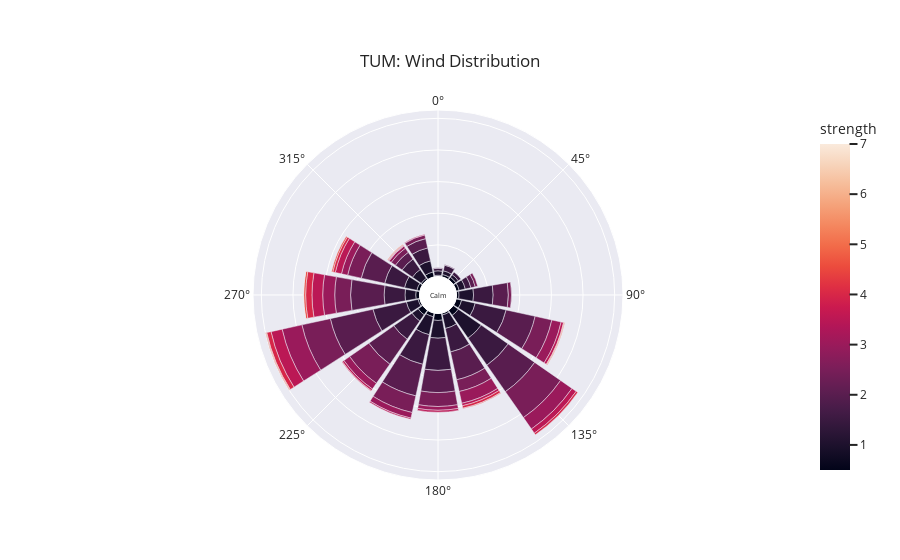
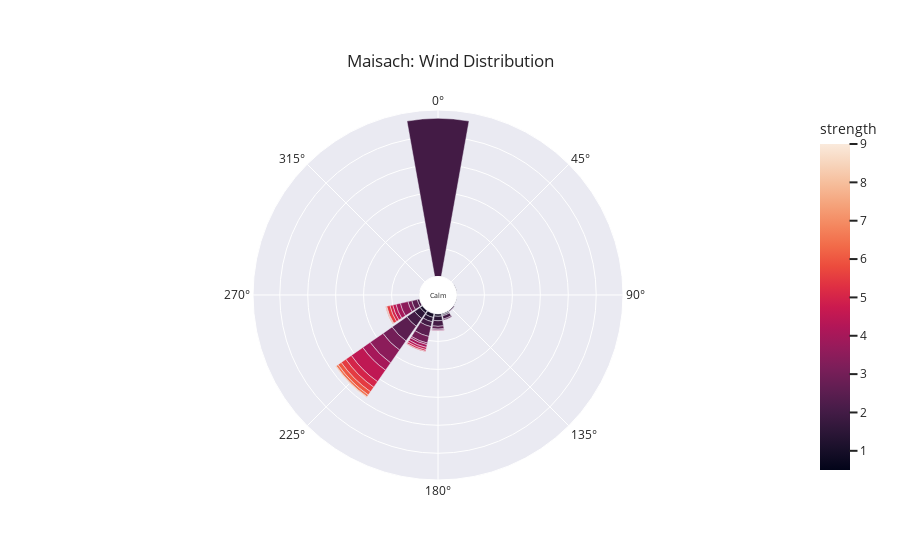
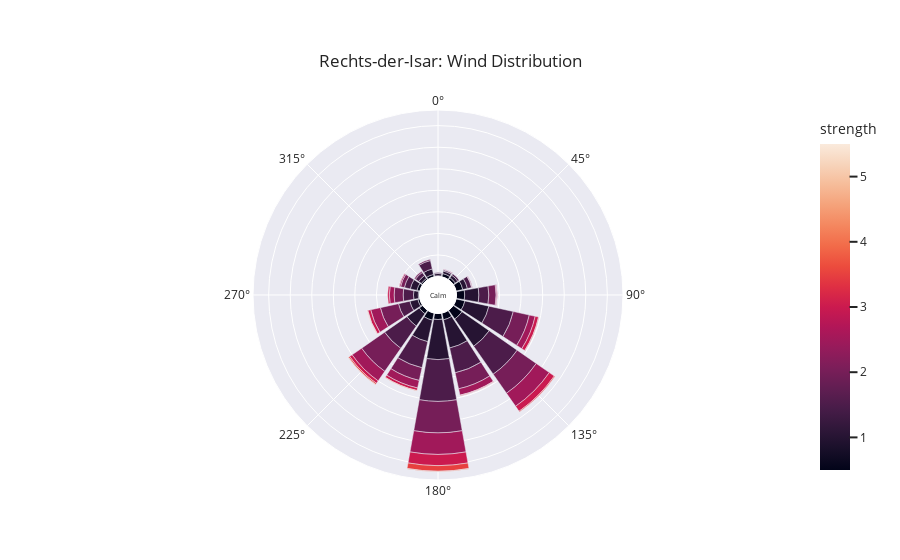
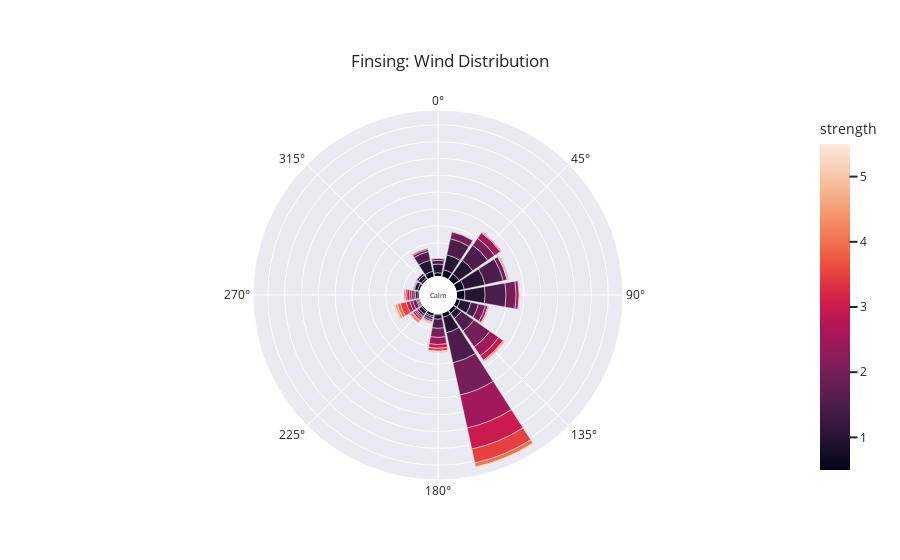

The notebook cell saved with these charts, in order:
### Code cell
# plot wind at 3m pole inlet
plot_wind_rose(df,6, 'TUM')
# Maisach
plot_wind_rose(df,1, 'Maisach')
# Rechts-der-Isar
plot_wind_rose(df,2, 'Rechts-der-Isar')
# Finsing
plot_wind_rose(df,15, 'Finsing')
# Großhadern
plot_wind_rose(df,4, 'Großhadern')
# Großhadern
plot_wind_rose(df,5, 'Pasing')
# Feldkirchen
plot_wind_rose(df,7, 'Feldkirchen')
# Taufkirchen
plot_wind_rose(df,8, 'Taufkirchen')
# Finsing
plot_wind_rose(df,14, 'DLR')

### Figure 1 — Plotly figure (JSON) as saved in the notebook; plotly's stock layout.template omitted (floating-point values rounded to 4 significant figures)
{"data": [{"hovertemplate": "count=%{r}<br>cardinal_direction=%{theta}<br>strength=%{marker.color}<extra></extra>", "legendgroup": "", "marker": {"color": [0.5, 0.5, 0.5, 0.5, 0.5, 0.5, 0.5, 0.5, 0.5, 0.5, 0.5, 0.5, 0.5, 0.5, 0.5, 0.5, 1, 1, 1, 1, 1, 1, 1, 1, 1, 1, 1, 1, 1, 1, 1, 1, 1.5, 1.5, 1.5, 1.5, 1.5, 1.5, 1.5, 1.5, 1.5, 1.5, 1.5, 1.5, 1.5, 1.5, 1.5, 1.5, 2, 2, 2, 2, 2, 2, 2, 2, 2, 2, 2, 2, 2, 2, 2, 2.5, 2.5, 2.5, 2.5, 2.5, 2.5, 2.5, 2.5, 2.5, 2.5, 2.5, 2.5, 2.5, 3, 3, 3, 3, 3, 3, 3, 3, 3, 3, 3.5, 3.5, 3.5, 3.5, 3.5, 3.5, 3.5, 3.5, 3.5, 3.5, 3.5, 4, 4, 4, 4, 4, 4, 4, 4.5, 4.5, 4.5, 4.5, 4.5, 5, 5, 5, 7], "coloraxis": "coloraxis", "pattern": {"shape": ""}}, "name": "", "r": [2, 4, 3, 5, 3, 10, 5, 4, 6, 9, 8, 11, 6, 9, 5, 3, 19, 28, 12, 17, 22, 18, 7, 6, 5, 17, 10, 44, 23, 22, 29, 20, 20, 38, 52, 9, 50, 33, 51, 35, 54, 5, 32, 21, 9, 48, 4, 31, 69, 53, 24, 48, 35, 38, 47, 45, 1, 13, 51, 7, 1, 51, 15, 27, 8, 5, 46, 4, 6, 19, 50, 37, 22, 22, 27, 25, 19, 4, 11, 22, 10, 6, 15, 19, 9, 32, 1, 10, 2, 17, 8, 4, 3, 1, 3, 18, 4, 4, 7, 4, 10, 3, 1, 1, 2, 1, 3, 1, 1, 1, 1, 1, 1], "showlegend": false, "subplot": "polar", "theta": [0, 22.5, 157.5, 67.5, 315, 135, 292.5, 90, 202.5, 225, 337.5, 180, 270, 112.5, 45, 247.5, 247.5, 180, 225, 270, 157.5, 337.5, 0, 22.5, 45, 315, 67.5, 135, 90, 112.5, 202.5, 292.5, 315, 157.5, 135, 67.5, 112.5, 270, 180, 225, 247.5, 45, 292.5, 337.5, 22.5, 202.5, 0, 90, 247.5, 270, 90, 225, 180, 292.5, 112.5, 157.5, 22.5, 315, 135, 67.5, 0, 202.5, 337.5, 202.5, 315, 90, 247.5, 67.5, 337.5, 157.5, 135, 225, 180, 292.5, 112.5, 270, 270, 315, 225, 135, 292.5, 180, 112.5, 157.5, 202.5, 247.5, 337.5, 292.5, 202.5, 270, 135, 157.5, 225, 315, 180, 247.5, 112.5, 292.5, 247.5, 157.5, 270, 135, 315, 225, 292.5, 157.5, 270, 247.5, 112.5, 112.5, 315, 247.5, 270], "type": "barpolar"}], "layout": {"annotations": [{"font": {"size": 7}, "showarrow": false, "text": "Calm", "x": 0.5, "y": 0.5}], "barmode": "relative", "coloraxis": {"colorbar": {"title": {"text": "strength"}}, "colorscale": [[0, "rgb(2,4,25)"], [0.0625, "rgb(24,15,41)"], [0.125, "rgb(47,23,57)"], [0.1875, "rgb(71,28,72)"], [0.25, "rgb(97,30,82)"], [0.3125, "rgb(123,30,89)"], [0.375, "rgb(150,27,91)"], [0.4375, "rgb(177,22,88)"], [0.5, "rgb(203,26,79)"], [0.5625, "rgb(223,47,67)"], [0.625, "rgb(236,76,61)"], [0.6875, "rgb(242,107,73)"], [0.75, "rgb(244,135,95)"], [0.8125, "rgb(245,162,122)"], [0.875, "rgb(246,188,153)"], [0.9375, "rgb(247,212,187)"], [1, "rgb(250,234,220)"]]}, "legend": {"font": {"size": 14}, "orientation": "h", "tracegroupgap": 0, "x": 0.5, "xanchor": "center", "y": -0.1, "yanchor": "middle"}, "margin": {"t": 110}, "polar": {"angularaxis": {"direction": "clockwise", "rotation": 90}, "domain": {"x": [0, 1], "y": [0, 1]}, "hole": 0.1, "radialaxis": {"linewidth": 0, "showticklabels": false, "ticks": ""}}, "title": {"text": "TUM: Wind Distribution", "xanchor": "center", "yanchor": "top"}}}

### Figure 2 — Plotly figure (JSON) as saved in the notebook; plotly's stock layout.template omitted (floating-point values rounded to 4 significant figures)
{"data": [{"hovertemplate": "count=%{r}<br>cardinal_direction=%{theta}<br>strength=%{marker.color}<extra></extra>", "legendgroup": "", "marker": {"color": [0.5, 0.5, 0.5, 0.5, 0.5, 1, 1, 1, 1, 1, 1, 1, 1, 1, 1.5, 1.5, 1.5, 1.5, 2, 2, 2, 2, 2, 2, 2.5, 2.5, 2.5, 2.5, 2.5, 2.5, 3, 3, 3, 3, 3.5, 3.5, 3.5, 4, 4, 4, 4, 4.5, 4.5, 4.5, 5, 5, 5, 5.5, 5.5, 5.5, 6, 6, 6.5, 6.5, 7, 7.5, 9], "coloraxis": "coloraxis", "pattern": {"shape": ""}}, "name": "", "r": [1, 1, 1, 1, 2, 4, 1, 7, 2, 1, 1, 5, 1, 1, 2, 8, 8, 12, 283, 6, 9, 17, 4, 10, 5, 1, 10, 2, 18, 32, 12, 20, 7, 2, 3, 28, 14, 5, 8, 16, 1, 25, 6, 4, 5, 3, 12, 6, 1, 10, 7, 1, 4, 1, 1, 1, 1], "showlegend": false, "subplot": "polar", "theta": [180, 202.5, 225, 112.5, 157.5, 180, 67.5, 202.5, 135, 247.5, 270, 225, 157.5, 90, 157.5, 180, 202.5, 225, 0, 157.5, 202.5, 225, 247.5, 180, 180, 135, 247.5, 157.5, 202.5, 225, 202.5, 225, 247.5, 180, 202.5, 225, 247.5, 202.5, 247.5, 225, 180, 225, 247.5, 202.5, 247.5, 202.5, 225, 247.5, 202.5, 225, 225, 247.5, 225, 247.5, 225, 225, 225], "type": "barpolar"}], "layout": {"annotations": [{"font": {"size": 7}, "showarrow": false, "text": "Calm", "x": 0.5, "y": 0.5}], "barmode": "relative", "coloraxis": {"colorbar": {"title": {"text": "strength"}}, "colorscale": [[0, "rgb(2,4,25)"], [0.0625, "rgb(24,15,41)"], [0.125, "rgb(47,23,57)"], [0.1875, "rgb(71,28,72)"], [0.25, "rgb(97,30,82)"], [0.3125, "rgb(123,30,89)"], [0.375, "rgb(150,27,91)"], [0.4375, "rgb(177,22,88)"], [0.5, "rgb(203,26,79)"], [0.5625, "rgb(223,47,67)"], [0.625, "rgb(236,76,61)"], [0.6875, "rgb(242,107,73)"], [0.75, "rgb(244,135,95)"], [0.8125, "rgb(245,162,122)"], [0.875, "rgb(246,188,153)"], [0.9375, "rgb(247,212,187)"], [1, "rgb(250,234,220)"]]}, "legend": {"font": {"size": 14}, "orientation": "h", "tracegroupgap": 0, "x": 0.5, "xanchor": "center", "y": -0.1, "yanchor": "middle"}, "margin": {"t": 110}, "polar": {"angularaxis": {"direction": "clockwise", "rotation": 90}, "domain": {"x": [0, 1], "y": [0, 1]}, "hole": 0.1, "radialaxis": {"linewidth": 0, "showticklabels": false, "ticks": ""}}, "title": {"text": "Maisach: Wind Distribution", "xanchor": "center", "yanchor": "top"}}}

### Figure 3 — Plotly figure (JSON) as saved in the notebook; plotly's stock layout.template omitted (floating-point values rounded to 4 significant figures)
{"data": [{"hovertemplate": "count=%{r}<br>cardinal_direction=%{theta}<br>strength=%{marker.color}<extra></extra>", "legendgroup": "", "marker": {"color": [0.5, 0.5, 0.5, 0.5, 0.5, 0.5, 0.5, 0.5, 0.5, 0.5, 0.5, 0.5, 0.5, 0.5, 0.5, 0.5, 1, 1, 1, 1, 1, 1, 1, 1, 1, 1, 1, 1, 1, 1, 1, 1, 1.5, 1.5, 1.5, 1.5, 1.5, 1.5, 1.5, 1.5, 1.5, 1.5, 1.5, 1.5, 1.5, 1.5, 1.5, 1.5, 2, 2, 2, 2, 2, 2, 2, 2, 2, 2, 2, 2, 2, 2, 2.5, 2.5, 2.5, 2.5, 2.5, 2.5, 2.5, 2.5, 2.5, 2.5, 2.5, 2.5, 3, 3, 3, 3, 3, 3, 3, 3, 3, 3, 3.5, 3.5, 3.5, 3.5, 3.5, 3.5, 4, 4, 4, 4, 5.5], "coloraxis": "coloraxis", "pattern": {"shape": ""}}, "name": "", "r": [8, 5, 10, 21, 6, 14, 17, 16, 7, 6, 19, 4, 3, 2, 25, 16, 19, 13, 11, 35, 7, 6, 77, 57, 93, 16, 11, 5, 51, 8, 67, 33, 20, 4, 63, 2, 24, 79, 97, 23, 10, 3, 58, 9, 27, 14, 62, 59, 30, 43, 1, 38, 38, 3, 21, 54, 1, 73, 3, 9, 65, 17, 50, 27, 1, 23, 11, 37, 3, 18, 2, 1, 15, 14, 4, 1, 7, 1, 8, 14, 26, 6, 1, 7, 1, 1, 1, 2, 3, 13, 1, 1, 1, 1, 1], "showlegend": false, "subplot": "polar", "theta": [22.5, 247.5, 225, 112.5, 337.5, 180, 202.5, 67.5, 292.5, 45, 90, 315, 270, 0, 135, 157.5, 247.5, 337.5, 270, 225, 45, 22.5, 135, 112.5, 180, 292.5, 67.5, 0, 202.5, 315, 157.5, 90, 337.5, 45, 225, 0, 270, 135, 180, 90, 67.5, 22.5, 112.5, 315, 247.5, 292.5, 202.5, 157.5, 202.5, 247.5, 22.5, 112.5, 157.5, 315, 270, 135, 67.5, 180, 337.5, 292.5, 225, 90, 180, 225, 67.5, 247.5, 270, 135, 292.5, 202.5, 90, 22.5, 157.5, 112.5, 270, 90, 247.5, 292.5, 112.5, 135, 180, 202.5, 157.5, 225, 157.5, 247.5, 112.5, 135, 225, 180, 180, 247.5, 202.5, 225, 247.5], "type": "barpolar"}], "layout": {"annotations": [{"font": {"size": 7}, "showarrow": false, "text": "Calm", "x": 0.5, "y": 0.5}], "barmode": "relative", "coloraxis": {"colorbar": {"title": {"text": "strength"}}, "colorscale": [[0, "rgb(2,4,25)"], [0.0625, "rgb(24,15,41)"], [0.125, "rgb(47,23,57)"], [0.1875, "rgb(71,28,72)"], [0.25, "rgb(97,30,82)"], [0.3125, "rgb(123,30,89)"], [0.375, "rgb(150,27,91)"], [0.4375, "rgb(177,22,88)"], [0.5, "rgb(203,26,79)"], [0.5625, "rgb(223,47,67)"], [0.625, "rgb(236,76,61)"], [0.6875, "rgb(242,107,73)"], [0.75, "rgb(244,135,95)"], [0.8125, "rgb(245,162,122)"], [0.875, "rgb(246,188,153)"], [0.9375, "rgb(247,212,187)"], [1, "rgb(250,234,220)"]]}, "legend": {"font": {"size": 14}, "orientation": "h", "tracegroupgap": 0, "x": 0.5, "xanchor": "center", "y": -0.1, "yanchor": "middle"}, "margin": {"t": 110}, "polar": {"angularaxis": {"direction": "clockwise", "rotation": 90}, "domain": {"x": [0, 1], "y": [0, 1]}, "hole": 0.1, "radialaxis": {"linewidth": 0, "showticklabels": false, "ticks": ""}}, "title": {"text": "Rechts-der-Isar: Wind Distribution", "xanchor": "center", "yanchor": "top"}}}

### Figure 4 — Plotly figure (JSON) as saved in the notebook; plotly's stock layout.template omitted (floating-point values rounded to 4 significant figures)
{"data": [{"hovertemplate": "count=%{r}<br>cardinal_direction=%{theta}<br>strength=%{marker.color}<extra></extra>", "legendgroup": "", "marker": {"color": [0.5, 0.5, 0.5, 0.5, 0.5, 0.5, 0.5, 0.5, 0.5, 0.5, 0.5, 0.5, 0.5, 0.5, 0.5, 0.5, 1, 1, 1, 1, 1, 1, 1, 1, 1, 1, 1, 1, 1, 1, 1, 1, 1.5, 1.5, 1.5, 1.5, 1.5, 1.5, 1.5, 1.5, 1.5, 1.5, 1.5, 1.5, 1.5, 1.5, 1.5, 1.5, 2, 2, 2, 2, 2, 2, 2, 2, 2, 2, 2, 2, 2, 2, 2, 2.5, 2.5, 2.5, 2.5, 2.5, 2.5, 2.5, 2.5, 2.5, 2.5, 2.5, 2.5, 2.5, 2.5, 3, 3, 3, 3, 3, 3, 3, 3, 3, 3, 3.5, 3.5, 3.5, 3.5, 3.5, 3.5, 3.5, 3.5, 3.5, 3.5, 3.5, 4, 4, 4, 4, 4, 4, 4, 4, 4.5, 4.5, 4.5, 4.5, 4.5, 4.5, 5, 5, 5, 5.5], "coloraxis": "coloraxis", "pattern": {"shape": ""}}, "name": "", "r": [17, 11, 4, 11, 9, 22, 5, 4, 22, 25, 5, 13, 7, 6, 12, 25, 26, 19, 33, 49, 5, 60, 13, 7, 10, 3, 45, 63, 34, 47, 10, 11, 62, 11, 55, 6, 54, 7, 91, 2, 49, 4, 27, 23, 6, 45, 26, 5, 25, 12, 7, 21, 7, 6, 27, 30, 5, 98, 11, 4, 2, 21, 58, 1, 20, 9, 1, 8, 3, 6, 100, 21, 9, 32, 2, 1, 5, 3, 8, 11, 11, 1, 6, 2, 64, 16, 1, 9, 3, 5, 18, 42, 2, 1, 2, 1, 2, 3, 12, 1, 1, 9, 1, 2, 4, 7, 2, 2, 7, 1, 2, 3, 4, 1, 1, 1], "showlegend": false, "subplot": "polar", "theta": [337.5, 0, 247.5, 135, 202.5, 45, 270, 180, 22.5, 90, 225, 157.5, 292.5, 315, 112.5, 67.5, 0, 135, 112.5, 45, 202.5, 90, 180, 270, 225, 247.5, 22.5, 67.5, 337.5, 157.5, 292.5, 315, 90, 0, 67.5, 315, 45, 202.5, 157.5, 292.5, 22.5, 247.5, 180, 112.5, 225, 135, 337.5, 270, 45, 67.5, 337.5, 22.5, 270, 0, 180, 90, 202.5, 157.5, 247.5, 225, 292.5, 112.5, 135, 67.5, 45, 247.5, 22.5, 112.5, 337.5, 270, 157.5, 180, 90, 135, 202.5, 0, 225, 45, 270, 247.5, 180, 112.5, 225, 67.5, 157.5, 135, 90, 180, 135, 270, 247.5, 157.5, 112.5, 90, 67.5, 45, 202.5, 225, 157.5, 202.5, 90, 247.5, 180, 135, 270, 225, 157.5, 225, 247.5, 270, 180, 202.5, 247.5, 270, 202.5, 225], "type": "barpolar"}], "layout": {"annotations": [{"font": {"size": 7}, "showarrow": false, "text": "Calm", "x": 0.5, "y": 0.5}], "barmode": "relative", "coloraxis": {"colorbar": {"title": {"text": "strength"}}, "colorscale": [[0, "rgb(2,4,25)"], [0.0625, "rgb(24,15,41)"], [0.125, "rgb(47,23,57)"], [0.1875, "rgb(71,28,72)"], [0.25, "rgb(97,30,82)"], [0.3125, "rgb(123,30,89)"], [0.375, "rgb(150,27,91)"], [0.4375, "rgb(177,22,88)"], [0.5, "rgb(203,26,79)"], [0.5625, "rgb(223,47,67)"], [0.625, "rgb(236,76,61)"], [0.6875, "rgb(242,107,73)"], [0.75, "rgb(244,135,95)"], [0.8125, "rgb(245,162,122)"], [0.875, "rgb(246,188,153)"], [0.9375, "rgb(247,212,187)"], [1, "rgb(250,234,220)"]]}, "legend": {"font": {"size": 14}, "orientation": "h", "tracegroupgap": 0, "x": 0.5, "xanchor": "center", "y": -0.1, "yanchor": "middle"}, "margin": {"t": 110}, "polar": {"angularaxis": {"direction": "clockwise", "rotation": 90}, "domain": {"x": [0, 1], "y": [0, 1]}, "hole": 0.1, "radialaxis": {"linewidth": 0, "showticklabels": false, "ticks": ""}}, "title": {"text": "Finsing: Wind Distribution", "xanchor": "center", "yanchor": "top"}}}
